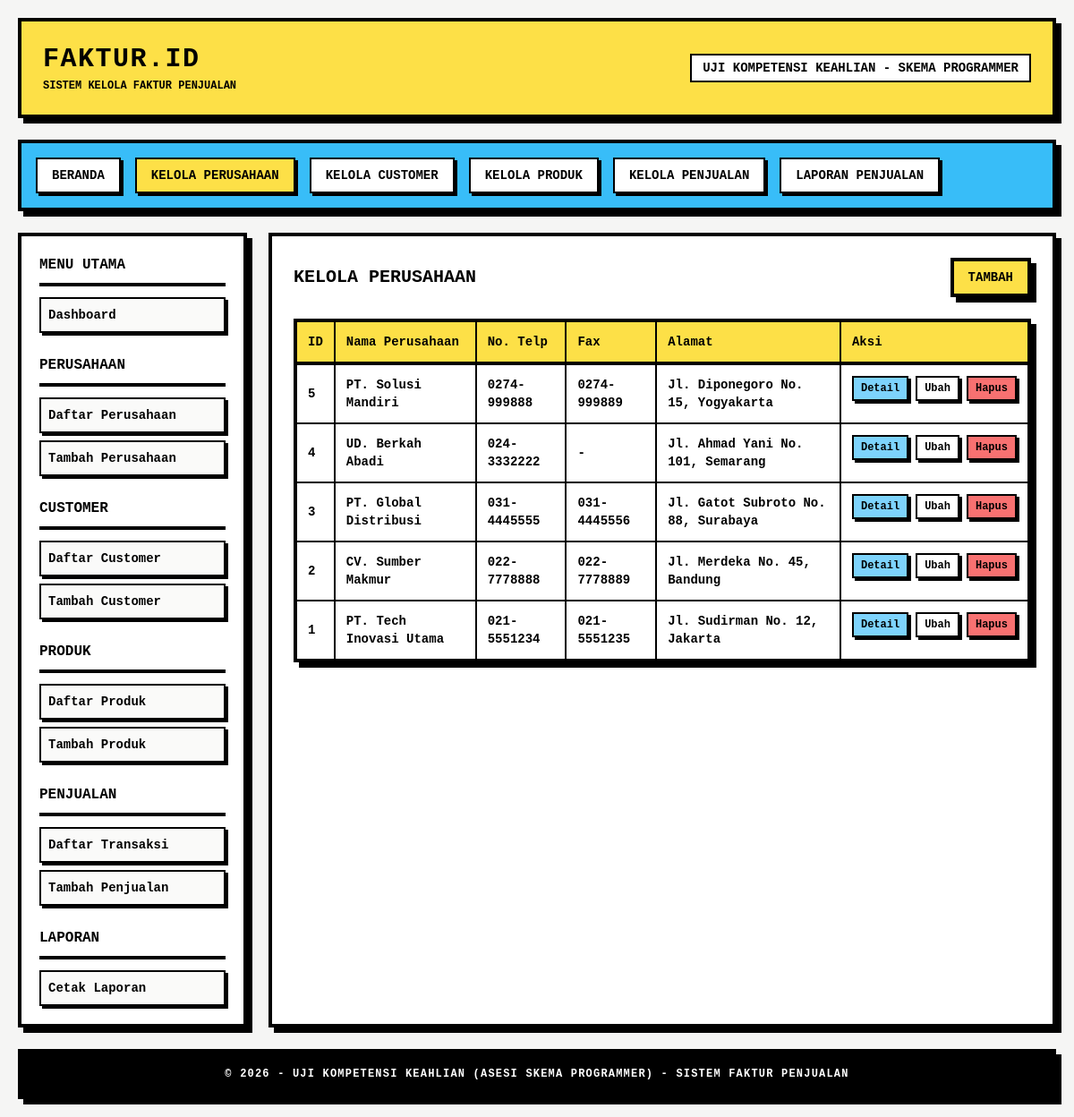
The page /index.php?page=perusahaan on the database its author committed.
### tables this page shows
CREATE TABLE IF NOT EXISTS `perusahaan` (
  `id_perusahaan` INT AUTO_INCREMENT PRIMARY KEY,
  `nama_perusahaan` VARCHAR(150) NOT NULL,
  `alamat` TEXT NOT NULL,
  `no_telp` VARCHAR(20) NOT NULL,
  `fax` VARCHAR(20) DEFAULT NULL
);

### perusahaan.php (the view, shortened to what this page needs)
<?php
$action = isset($_GET['action']) ? $_GET['action'] : 'list';
if ($action == 'list') {
    $result = $conn->query("SELECT * FROM perusahaan ORDER BY id_perusahaan DESC");
    ?>
    <div class="flex justify-between items-center mb-6">
        <h2 class="text-xl font-black uppercase">Kelola Perusahaan</h2>
        <a href="index.php?page=perusahaan&action=add" class="px-4 py-2 border-4 border-black bg-yellow-300 shadow-brutal hover:translate-x-[-2px] hover:translate-y-[-2px] hover:shadow-[8px_8px_0px_0px_rgba(0,0,0,1)] transition-all uppercase text-sm">Tambah</a>
    </div>
    <table class="w-full border-4 border-black shadow-brutal text-sm">
        <thead>
            <tr class="bg-yellow-300 border-b-4 border-black text-left">
                <th class="p-3 border-r-2 border-black">ID</th>
                <th class="p-3 border-r-2 border-black">Nama Perusahaan</th>
                <th class="p-3 border-r-2 border-black">No. Telp</th>
                <th class="p-3 border-r-2 border-black">Fax</th>
                <th class="p-3 border-r-2 border-black">Alamat</th>
                <th class="p-3">Aksi</th>
            </tr>
        </thead>
        <tbody>
            <?php if ($result->num_rows > 0): while ($row = $result->fetch_assoc()): ?>
                <tr class="border-b-2 border-black hover:bg-stone-50">
                    <td class="p-3 border-r-2 border-black"><?php echo $row['id_perusahaan']; ?></td>
                    <td class="p-3 border-r-2 border-black"><?php echo htmlspecialchars($row['nama_perusahaan']); ?></td>
                    <td class="p-3 border-r-2 border-black"><?php echo htmlspecialchars($row['no_telp']); ?></td>
                    <td class="p-3 border-r-2 border-black"><?php echo htmlspecialchars($row['fax'] ?: '-'); ?></td>
                    <td class="p-3 border-r-2 border-black"><?php echo nl2br(htmlspecialchars($row['alamat'])); ?></td>
                    <td class="p-3 flex gap-2">
                        <a href="index.php?page=perusahaan&action=detail&id=<?php echo $row['id_perusahaan']; ?>" class="px-2 py-1 border-2 border-black bg-sky-300 text-xs shadow-brutal-sm">Detail</a>
                        <a href="index.php?page=perusahaan&action=edit&id=<?php echo $row['id_perusahaan']; ?>" class="px-2 py-1 border-2 border-black bg-white text-xs shadow-brutal-sm">Ubah</a>
                        <a href="index.php?page=perusahaan&action=delete&id=<?php echo $row['id_perusahaan']; ?>" class="px-2 py-1 border-2 border-black bg-red-400 text-xs shadow-brutal-sm" onclick="return confirm('Hapus?')">Hapus</a>
                    </td>
                </tr>
            <?php endwhile; else: ?>
                <tr><td colspan="6" class="p-3 text-center">Belum ada data.</td></tr>
            <?php endif; ?>
        </tbody>
    </table>
<?php
} ?>

### layout_header.php (style rules this page uses)
body { font-family: 'Courier New', Courier, monospace; font-weight: 900; }

### rows shown on the page
perusahaan: id_perusahaan "5", nama_perusahaan "PT. Solusi Mandiri", no_telp "0274-999888", fax "0274-999889", alamat "Jl. Diponegoro No. 15, Yogyakarta"
perusahaan: id_perusahaan "4", nama_perusahaan "UD. Berkah Abadi", no_telp "024-3332222", fax "-", alamat "Jl. Ahmad Yani No. 101, Semarang"
perusahaan: id_perusahaan "3", nama_perusahaan "PT. Global Distribusi", no_telp "031-4445555", fax "031-4445556", alamat "Jl. Gatot Subroto No. 88, Surabaya"
perusahaan: id_perusahaan "2", nama_perusahaan "CV. Sumber Makmur", no_telp "022-7778888", fax "022-7778889", alamat "Jl. Merdeka No. 45, Bandung"
perusahaan: id_perusahaan "1", nama_perusahaan "PT. Tech Inovasi Utama", no_telp "021-5551234", fax "021-5551235", alamat "Jl. Sudirman No. 12, Jakarta"
